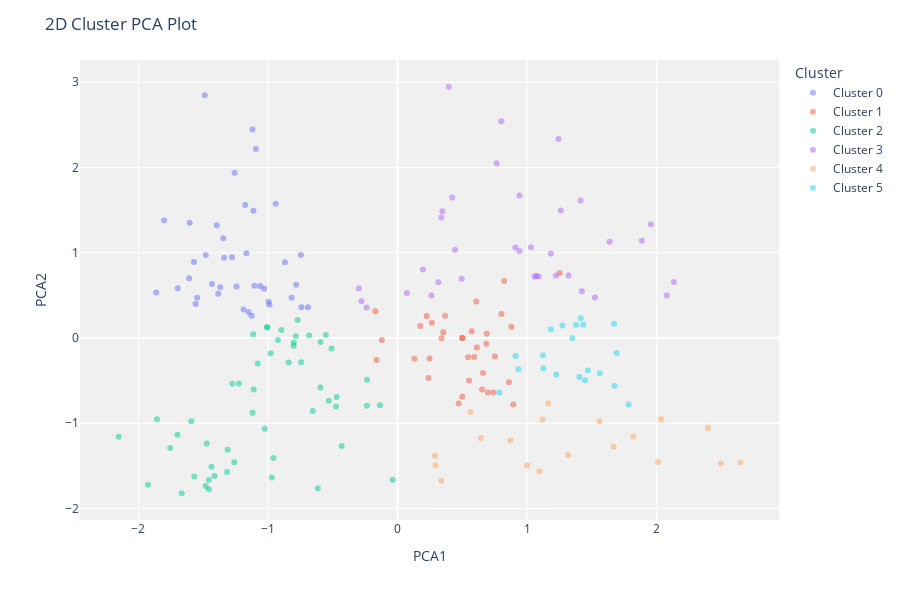

Here is the notebook cell this chart was saved with:
### Markdown cell above
## Plot model
This function analyzes the performance of a trained model.

### Code cell
exp.plot_model(kmeans, plot='cluster')

### Figure 1 — Plotly figure (JSON) as saved in the notebook; plotly's stock layout.template omitted (floating-point values rounded to 4 significant figures)
{"data": [{"customdata": [[30], [38], [39], [34], [32], [28], [32], [32], [30], [35], [29], [31], [39], [38], [40], [31], [39], [32], [30], [27], [29], [38], [32], [36], [28], [30], [29], [32], [35], [35], [27], [36], [28], [32], [33], [36], [31], [30], [32]], "hovertemplate": "Cluster=Cluster 0<br>PCA1=%{x}<br>PCA2=%{y}<br>Feature=%{customdata[0]}<extra></extra>", "legendgroup": "Cluster 0", "marker": {"color": "#636efa", "opacity": 0.5, "symbol": "circle"}, "mode": "markers", "name": "Cluster 0", "orientation": "v", "showlegend": true, "textposition": "top center", "type": "scatter", "x": [-1.488, -0.7824, -1.061, -1.369, -1.03, -1.863, -1.384, -1.547, -1.243, -0.8175, -1.558, -0.9892, -0.6914, -0.7421, -1.189, -1.15, -1.126, -0.9951, -1.106, -1.696, -1.604, -1.258, -0.9405, -1.176, -1.112, -1.802, -1.432, -1.396, -1.346, -1.094, -1.166, -1.339, -1.278, -0.7466, -1.571, -0.8692, -1.609, -1.48, -1.12], "xaxis": "x", "y": [2.847, 0.6252, 0.6098, 0.596, 0.5771, 0.5347, 0.5199, 0.4729, 0.605, 0.4721, 0.3975, 0.3887, 0.362, 0.3598, 0.3348, 0.3036, 0.2623, 0.426, 0.6123, 0.5824, 1.351, 1.938, 1.576, 1.561, 1.492, 1.378, 0.6336, 1.322, 1.17, 2.216, 0.9929, 0.9406, 0.9482, 0.9744, 0.8915, 0.8892, 0.6995, 0.9745, 2.445], "yaxis": "y"}, {"customdata": [[48], [47], [43], [49], [54], [47], [49], [32], [38], [48], [45], [40], [49], [50], [54], [46], [40], [53], [40], [55], [50], [50], [38], [51], [49], [49], [48], [48], [48], [56], [50], [47], [51], [43], [38]], "hovertemplate": "Cluster=Cluster 1<br>PCA1=%{x}<br>PCA2=%{y}<br>Feature=%{customdata[0]}<extra></extra>", "legendgroup": "Cluster 1", "marker": {"color": "#EF553B", "opacity": 0.5, "symbol": "circle"}, "mode": "markers", "name": "Cluster 1", "orientation": "v", "showlegend": true, "textposition": "top center", "type": "scatter", "x": [0.6879, 0.5019, 0.2389, 0.3529, 0.5516, 0.6592, 0.5722, -0.1214, -0.1627, 0.4978, 0.247, 0.1306, 0.7514, 0.6851, 0.8787, 0.5445, 0.339, 0.8592, -0.171, 0.6114, 0.4713, 0.367, 0.1754, 0.8015, 0.2652, 0.4992, 0.591, 0.8927, 0.823, 1.252, 0.74, 0.6976, 0.6518, 0.608, 0.2247], "xaxis": "x", "y": [0.04859, 0.0009724, -0.4696, 0.06835, -0.4971, -0.4111, 0.08008, -0.02414, -0.259, 0.0002025, -0.2409, -0.2444, -0.2161, -0.06732, 0.132, -0.2255, -0.003904, -0.5183, 0.3128, -0.1122, -0.7668, 0.2597, 0.1413, 0.2824, 0.1783, -0.6883, -0.2241, -0.7814, 0.6674, 0.7624, -0.6377, -0.6384, -0.6048, 0.4293, 0.2586], "yaxis": "y"}, {"customdata": [[34], [18], [22], [19], [27], [23], [19], [18], [26], [19], [21], [27], [24], [19], [20], [33], [31], [29], [27], [24], [31], [24], [20], [20], [30], [31], [21], [21], [21], [23], [24], [35], [29], [31], [25], [22], [35], [18], [30], [35], [27], [32], [23], [31], [18], [22], [19], [26], [19], [21], [23], [23]], "hovertemplate": "Cluster=Cluster 2<br>PCA1=%{x}<br>PCA2=%{y}<br>Feature=%{customdata[0]}<extra></extra>", "legendgroup": "Cluster 2", "marker": {"color": "#00cc96", "opacity": 0.5, "symbol": "circle"}, "mode": "markers", "name": "Cluster 2", "orientation": "v", "showlegend": true, "textposition": "top center", "type": "scatter", "x": [-0.5099, -0.8019, -0.9793, -1.115, -0.5942, -0.5539, -1.009, -1.005, -0.7857, -0.8974, -0.6827, -0.7715, -0.8011, -0.6157, -0.9235, -0.5312, -0.1355, -0.2368, -0.4753, -1.119, -0.6545, -1.857, -1.592, -1.316, -1.025, -0.4699, -1.699, -1.474, -1.079, -1.755, -1.413, -0.4316, -1.311, -0.9578, -1.26, -1.569, -1.437, -2.152, -0.9701, -1.457, -0.596, -0.2365, -1.457, -0.03847, -1.275, -1.482, -1.111, -0.7436, -1.225, -1.666, -1.926, -0.8408], "xaxis": "x", "y": [-0.1225, -0.09108, -0.1792, 0.04451, -0.04669, 0.03411, 0.1266, 0.1274, 0.02006, 0.09437, 0.02831, 0.2114, -0.05611, -1.763, -0.02224, -0.7346, -0.7888, -0.7931, -0.8048, -0.8758, -0.8548, -0.9535, -0.9754, -1.572, -1.065, -0.692, -1.134, -1.237, -0.2987, -1.291, -1.618, -1.266, -1.309, -1.406, -1.457, -1.625, -1.51, -1.157, -1.636, -1.664, -0.5819, -0.489, -1.772, -1.663, -0.5369, -1.735, -0.6051, -0.2835, -0.5347, -1.821, -1.721, -0.287], "yaxis": "y"}, {"customdata": [[50], [25], [33], [36], [47], [34], [19], [45], [44], [47], [28], [37], [40], [34], [36], [43], [57], [52], [37], [41], [54], [41], [23], [59], [34], [46], [59], [58], [25], [20], [44], [32], [19], [47], [42]], "hovertemplate": "Cluster=Cluster 3<br>PCA1=%{x}<br>PCA2=%{y}<br>Feature=%{customdata[0]}<extra></extra>", "legendgroup": "Cluster 3", "marker": {"color": "#ab63fa", "opacity": 0.5, "symbol": "circle"}, "mode": "markers", "name": "Cluster 3", "orientation": "v", "showlegend": true, "textposition": "top center", "type": "scatter", "x": [1.184, 0.315, 0.7643, 0.4431, 1.242, 0.4953, 0.1954, 0.8004, 1.057, 1.319, -0.2987, 1.223, 1.03, 1.071, 0.9092, 1.089, 2.133, 1.636, 0.3384, 0.3456, 1.412, 0.9414, -0.2396, 1.954, 0.422, 1.259, 2.077, 1.886, -0.279, 0.2608, 1.423, 0.3954, 0.07119, 1.524, 0.941], "xaxis": "x", "y": [0.9914, 0.6528, 2.048, 1.036, 2.334, 0.6958, 0.8026, 2.541, 0.7203, 0.7327, 0.5801, 0.733, 1.065, 0.7266, 1.061, 0.7226, 0.6561, 1.129, 1.412, 1.487, 1.613, 1.671, 0.3567, 1.333, 1.647, 1.494, 0.4991, 1.139, 0.4299, 0.4998, 0.5488, 2.947, 0.5284, 0.4761, 1.021], "yaxis": "y"}, {"customdata": [[37], [20], [58], [67], [35], [64], [60], [52], [35], [46], [54], [45], [40], [53], [49], [42], [36], [49], [35]], "hovertemplate": "Cluster=Cluster 4<br>PCA1=%{x}<br>PCA2=%{y}<br>Feature=%{customdata[0]}<extra></extra>", "legendgroup": "Cluster 4", "marker": {"color": "#FFA15A", "opacity": 0.5, "symbol": "circle"}, "mode": "markers", "name": "Cluster 4", "orientation": "v", "showlegend": true, "textposition": "top center", "type": "scatter", "x": [1.0, 0.3379, 2.01, 2.496, 1.095, 2.645, 2.395, 1.317, 0.2886, 1.667, 1.82, 0.8704, 0.6425, 2.034, 1.558, 1.119, 0.5622, 1.163, 0.2941], "xaxis": "x", "y": [-1.496, -1.675, -1.453, -1.47, -1.566, -1.461, -1.052, -1.372, -1.38, -1.274, -1.155, -1.201, -1.173, -0.9524, -0.9757, -0.9571, -0.8689, -0.7675, -1.494], "yaxis": "y"}, {"customdata": [[68], [70], [60], [57], [59], [68], [67], [60], [63], [65], [66], [70], [68], [66], [69], [59], [63], [65], [67], [67]], "hovertemplate": "Cluster=Cluster 5<br>PCA1=%{x}<br>PCA2=%{y}<br>Feature=%{customdata[0]}<extra></extra>", "legendgroup": "Cluster 5", "marker": {"color": "#19d3f3", "opacity": 0.5, "symbol": "circle"}, "mode": "markers", "name": "Cluster 5", "orientation": "v", "showlegend": true, "textposition": "top center", "type": "scatter", "x": [1.561, 1.469, 1.124, 0.9102, 1.121, 1.349, 1.183, 0.9325, 1.225, 1.272, 1.377, 1.447, 1.671, 1.432, 1.674, 0.785, 1.414, 1.784, 1.403, 1.691], "xaxis": "x", "y": [-0.4126, -0.3804, -0.3551, -0.212, -0.2018, -0.003459, 0.1029, -0.3654, -0.4278, 0.147, 0.152, -0.4962, 0.1666, 0.155, -0.56, -0.6403, 0.2321, -0.7812, -0.4587, -0.1757], "yaxis": "y"}], "layout": {"height": 600, "legend": {"title": {"text": "Cluster"}, "tracegroupgap": 0}, "margin": {"t": 60}, "plot_bgcolor": "rgb(240,240,240)", "title": {"text": "2D Cluster PCA Plot"}, "xaxis": {"anchor": "y", "domain": [0, 1], "title": {"text": "PCA1"}}, "yaxis": {"anchor": "x", "domain": [0, 1], "title": {"text": "PCA2"}}}}
